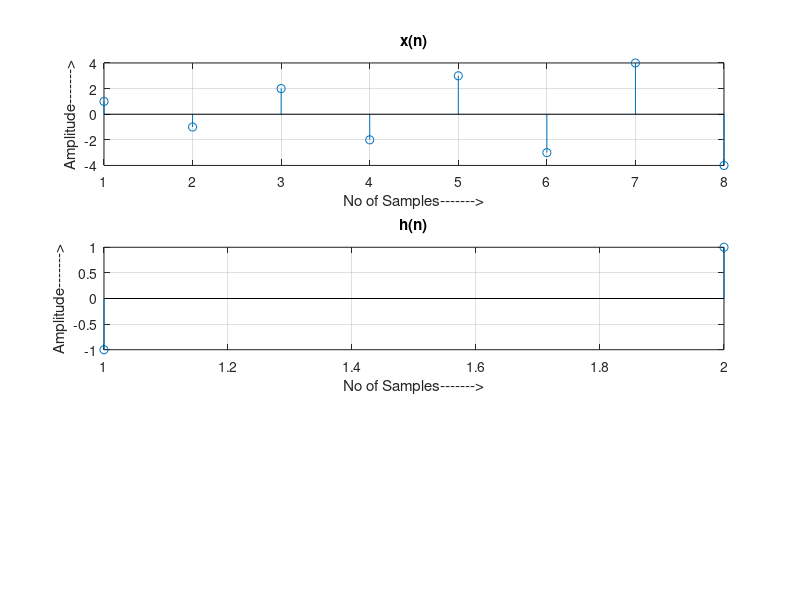

Write MATLAB code to recreate this figure. (Note: this script raises an error after producing the figure.)
n=0:9;
x=[1 -1 2 -2 3 -3 4 -4];
subplot(3,1,1);
stem(x);
grid on;
title('x(n)');
xlabel('No of Samples------->');
ylabel('Amplitude------->');
h=[-1 1];
subplot(3,1,2);
stem(h);
grid on;
title('h(n)');
xlabel('No of Samples------->');
ylabel('Amplitude------->');

N=6;
[Y]=overlapsave(x,h,N);
disp(Y);
subplot(3,1,3);
stem(Y);
grid on;
title('Linear Convolution using Overlap Save Method');
xlabel('No of Samples------->');
ylabel('Amplitude------->');
